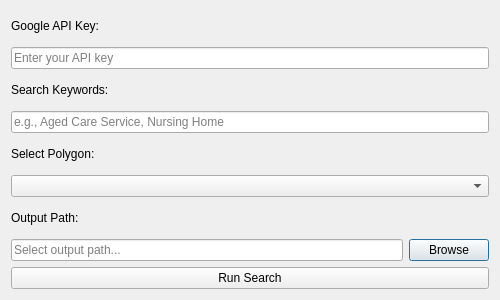
<?xml version="1.0" encoding="UTF-8"?>
<ui version="4.0">
 <class>PlacesSearchDialogBase</class>
 <widget class="QDialog" name="PlacesSearchDialogBase">
  <property name="geometry">
   <rect>
    <x>0</x>
    <y>0</y>
    <width>500</width>
    <height>300</height>
   </rect>
  </property>
  <property name="windowTitle">
   <string>Google Places Search</string>
  </property>
  <layout class="QVBoxLayout" name="verticalLayout">
   <item>
    <widget class="QLabel" name="api_key_label">
     <property name="text">
      <string>Google API Key:</string>
     </property>
    </widget>
   </item>
   <item>
    <widget class="QLineEdit" name="api_key_input">
     <property name="placeholderText">
      <string>Enter your API key</string>
     </property>
    </widget>
   </item>
   <item>
    <widget class="QLabel" name="keyword_label">
     <property name="text">
      <string>Search Keywords:</string>
     </property>
    </widget>
   </item>
   <item>
    <widget class="QLineEdit" name="keyword_input">
     <property name="placeholderText">
      <string>e.g., Aged Care Service, Nursing Home</string>
     </property>
    </widget>
   </item>
   <item>
    <widget class="QLabel" name="polygon_label">
     <property name="text">
      <string>Select Polygon:</string>
     </property>
    </widget>
   </item>
   <item>
    <widget class="QComboBox" name="polygon_layer_combo"/>
   </item>
   <item>
    <widget class="QLabel" name="output_path_label">
     <property name="text">
      <string>Output Path:</string>
     </property>
    </widget>
   </item>
   <item>
    <layout class="QHBoxLayout">
     <item>
      <widget class="QLineEdit" name="output_path_input">
       <property name="placeholderText">
        <string>Select output path...</string>
       </property>
      </widget>
     </item>
     <item>
      <widget class="QPushButton" name="browse_button">
       <property name="text">
        <string>Browse</string>
       </property>
      </widget>
     </item>
    </layout>
   </item>
   <item>
    <widget class="QPushButton" name="search_button">
     <property name="text">
      <string>Run Search</string>
     </property>
    </widget>
   </item>
  </layout>
 </widget>
 <resources/>
 <connections/>
</ui>
